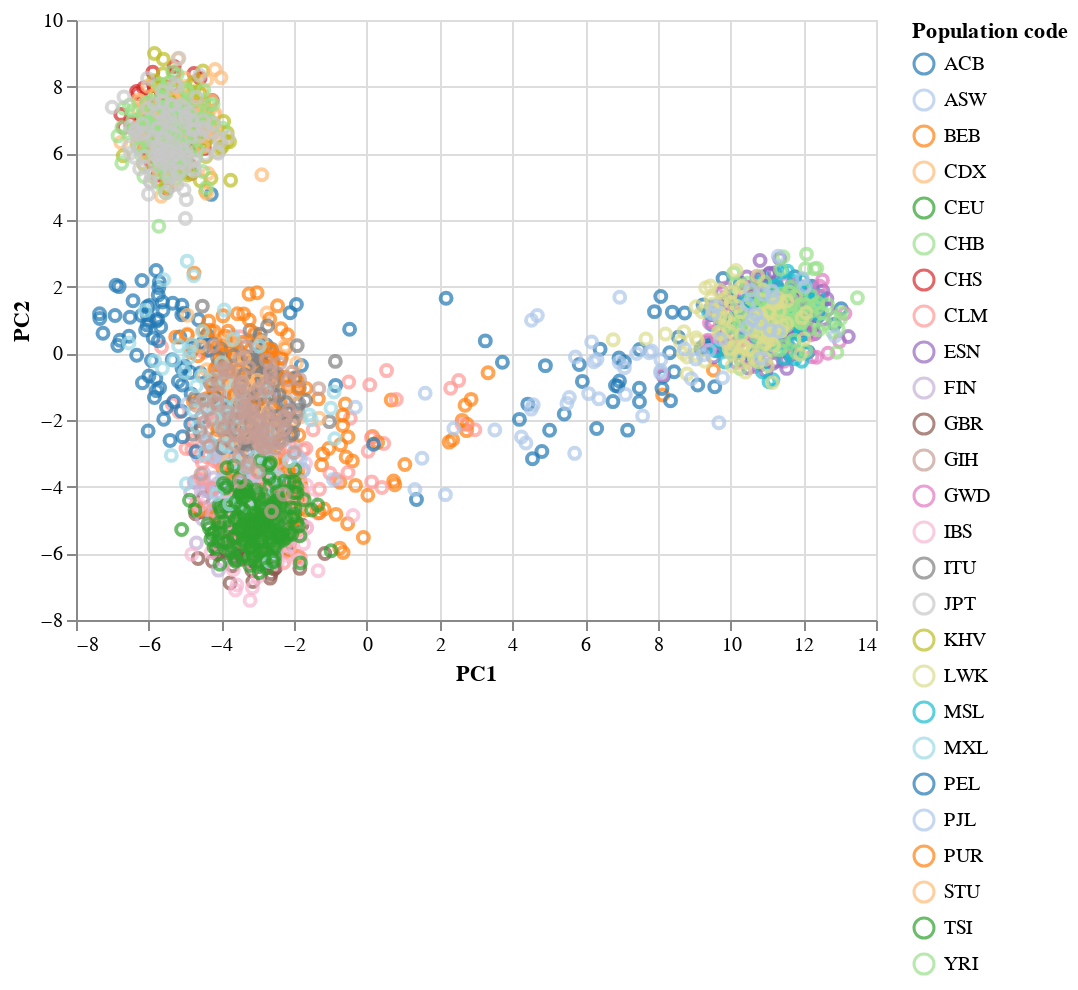

The notebook cell saved with this chart:
### Code cell
alt.Chart(df_plot).mark_point().encode(
    x='PC1',
    y='PC2',
    color = alt.Color('Population code', scale =alt.Scale(scheme='category20'))

)

### Figure 1 — Vega-Lite specification as saved in the notebook (floating-point values rounded to 4 significant figures; data arrays with more than 128 entries replaced by an {"elided": "..."} marker saying what was removed)
{"config": {"view": {"continuousWidth": 400, "continuousHeight": 300}}, "data": {"name": "data-0d3ae909130dc9cac26bde18c5d01bed"}, "mark": "point", "encoding": {"color": {"field": "Population code", "scale": {"scheme": "category20"}, "type": "nominal"}, "x": {"field": "PC1", "type": "quantitative"}, "y": {"field": "PC2", "type": "quantitative"}}, "$schema": "https://vega.github.io/schema/vega-lite/v4.17.0.json", "datasets": {"data-0d3ae909130dc9cac26bde18c5d01bed": {"elided": "2504 records"}}}
